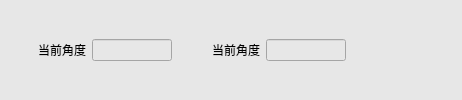
             <widget class="QWidget" name="widget_12" native="true">
              <property name="styleSheet">
               <string notr="true">background-color: rgb(231, 231, 231);</string>
              </property>
              <layout class="QHBoxLayout" name="horizontalLayout_9">
               <property name="leftMargin">
                <number>4</number>
               </property>
               <property name="topMargin">
                <number>4</number>
               </property>
               <property name="rightMargin">
                <number>4</number>
               </property>
               <property name="bottomMargin">
                <number>4</number>
               </property>
               <item>
                <widget class="QLabel" name="label_13">
                 <property name="minimumSize">
                  <size>
                   <width>82</width>
                   <height>32</height>
                  </size>
                 </property>
                 <property name="maximumSize">
                  <size>
                   <width>82</width>
                   <height>16777215</height>
                  </size>
                 </property>
                 <property name="styleSheet">
                  <string notr="true">font: 11pt &quot;微软雅黑&quot;;</string>
                 </property>
                 <property name="text">
                  <string>当前角度</string>
                 </property>
                 <property name="alignment">
                  <set>Qt::AlignRight|Qt::AlignTrailing|Qt::AlignVCenter</set>
                 </property>
                </widget>
               </item>
               <item>
                <widget class="QLineEdit" name="lineEditCurAngle1">
                 <property name="minimumSize">
                  <size>
                   <width>80</width>
                   <height>0</height>
                  </size>
                 </property>
                 <property name="maximumSize">
                  <size>
                   <width>80</width>
                   <height>16777215</height>
                  </size>
                 </property>
                 <property name="styleSheet">
                  <string notr="true">font: 11pt &quot;微软雅黑&quot;;</string>
                 </property>
                </widget>
               </item>
               <item>
                <widget class="QLabel" name="label_14">
                 <property name="minimumSize">
                  <size>
                   <width>82</width>
                   <height>32</height>
                  </size>
                 </property>
                 <property name="maximumSize">
                  <size>
                   <width>82</width>
                   <height>16777215</height>
                  </size>
                 </property>
                 <property name="styleSheet">
                  <string notr="true">font: 11pt &quot;微软雅黑&quot;;</string>
                 </property>
                 <property name="text">
                  <string>当前角度</string>
                 </property>
                 <property name="alignment">
                  <set>Qt::AlignRight|Qt::AlignTrailing|Qt::AlignVCenter</set>
                 </property>
                </widget>
               </item>
               <item>
                <widget class="QLineEdit" name="lineEditCurAngle2">
                 <property name="minimumSize">
                  <size>
                   <width>80</width>
                   <height>0</height>
                  </size>
                 </property>
                 <property name="maximumSize">
                  <size>
                   <width>80</width>
                   <height>16777215</height>
                  </size>
                 </property>
                 <property name="styleSheet">
                  <string notr="true">font: 11pt &quot;微软雅黑&quot;;</string>
                 </property>
                </widget>
               </item>
               <item>
                <spacer name="horizontalSpacer_5">
                 <property name="orientation">
                  <enum>Qt::Horizontal</enum>
                 </property>
                 <property name="sizeHint" stdset="0">
                  <size>
                   <width>112</width>
                   <height>20</height>
                  </size>
                 </property>
                </spacer>
               </item>
              </layout>
             </widget>
